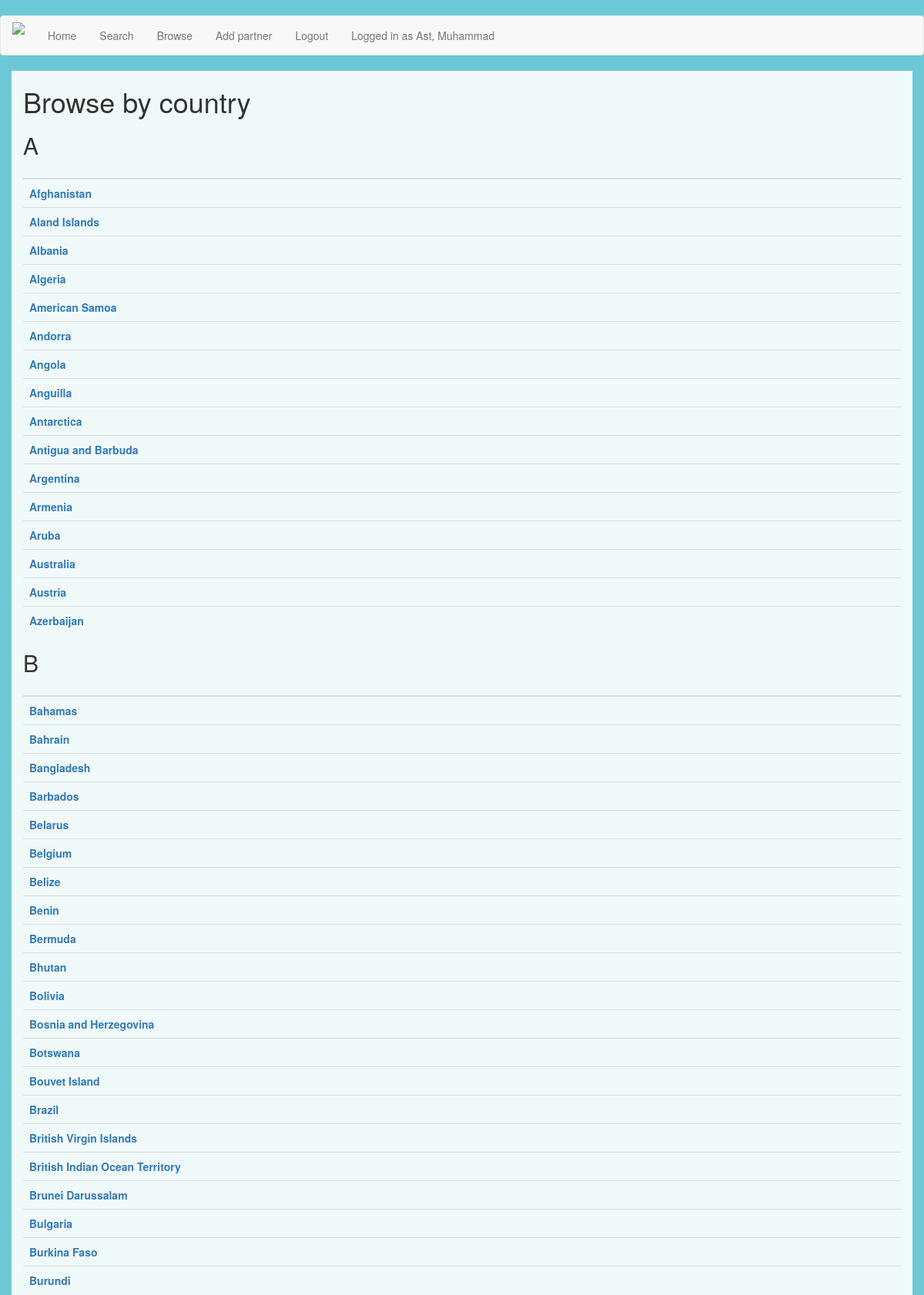
Page /browse-by-country/ (signed in, upper part) on the committed database.
### app/models.py (models this page shows, shortened)
class User(UserMixin, db.Model):
	id = db.Column(db.Integer, primary_key=True)
	userid = db.Column(db.String(64), index=True, unique=True)
	fname = db.Column(db.String(64), index=True)
	sname = db.Column(db.String(64), index=True)
	email = db.Column(db.String(120), index=True, unique=True)
	role = db.Column(db.String)
	passwordhash = db.Column(db.String(128))
	collabs = db.relationship('Partner', backref='col_owner', lazy='dynamic')
	reports = db.relationship('Report', backref='report_author', lazy='dynamic')
	def is_admin(self):
		if self.role == 'Admin':
			return True
		else:
			return False
	@login.user_loader
	def load_user(id):
		return User.query.get(int(id))

class Country(db.Model):
	iso = db.Column(db.String, primary_key=True)
	name = db.Column(db.String)

### app/routes.py (the view)
@app.route('/browse-by-country/')
@login_required
def browsecountry():
	alphabet = list(string.ascii_uppercase)
	countries = []
	for a in alphabet:
		c = Country.query.filter(Country.name.like(a+'%')).all()
		countries.append(c)
	ziplist = zip(alphabet, countries)
	return render_template('browse-by-country.html', ziplist=ziplist)

### app/templates/browse-by-country.html (shortened to what this page needs)
{% extends "base.html" %}
{% block app_content %}
	<head>
	</head>
	<body>
		<div class="container-fluid" id="container">
			<h1> Browse by country </h1>
			{% for letter, countrylist in ziplist %}
				<h2>{{ letter }} </h2>
					<table class="table">
						<thead>
							<tr>
				    			<th scope="col"></th>
				    		</tr>
						</thead>
						<tbody>
							{% for c in countrylist %}
					    	<tr>
						    	<th scope="row"><a href="{{ url_for('country', iso=c.iso) }}">{{ c.name }}<a/></th>
							</tr>
			    			{% endfor %}
						</tbody>
					</table>
			{% endfor %}
	   </div>
	</body>
{% endblock %}

### app/templates/base.html (shortened to what this page needs)
{% extends 'bootstrap/base.html' %}
{% import 'bootstrap/wtf.html' as wtf %}
{% block navbar %}
	<nav class="navbar navbar-default" id="navbardef">
		<div class="container-fluid">
            <div class="navbar-header">
                <a class="navbar-brand" rel="home" href="{{ url_for('index') }}" title="Home">
                <img style="max-width:100px; margin-top: -7px;"src="https://image.ibb.co/mCLfGy/logo.png">
                </a>
            </div>
            <div class="collapse navbar-collapse" id="bs-example-navbar-collapse-1">
                <ul class="nav navbar-nav">
                    <li><a href="{{ url_for('landing') }}">Home</a></li>
                <ul class="nav navbar-nav navbar-right">
                    {% if current_user.is_anonymous %}
                    <li><a href="{{ url_for('login') }}">Login</a></li>
                    {% else %}
                    <li><a href="{{ url_for('search') }}">Search</a></li>
                    <li><a href="{{ url_for('browsecountry') }}">Browse</a></li>
                    <li><a href="{{ url_for('newpartner') }}">Add partner</a></li>
                    <li><a href="{{ url_for('logout') }}">Logout</a></li>
                    <li><a href="{{ url_for('profile') }}">Logged in as {{ current_user.sname }}, {{ current_user.fname }}</a></li>
                    {% endif %}
                </ul>
            </div>
        </div>
	</nav>
{% endblock %}
{% block content %}
    <head>
    </head>
    <div class="container-fluid">
        {% block app_content %}{% endblock %}
    </div>
{% endblock %}

### app/templates/base.html (style rules this page uses)
body { background-color: #6dc8d5; height: 100%; background-size: cover; background-position: center; background-repeat: no-repeat; padding-top: 20px }

### app/templates/browse-by-country.html (style rules this page uses)
body { height: 100%; background-position: center; background-repeat: no-repeat; background-size: cover; }
#container { background: rgba(255, 255, 255, 0.9); padding-bottom: 20px; }

### rows in the picture
User: sname "Ast", fname "Muhammad"
Country: name "Afghanistan"
Country: name "Aland Islands"
Country: name "Albania"
Country: name "Algeria"
Country: name "American Samoa"
Country: name "Andorra"
Country: name "Angola"
Country: name "Anguilla"
Country: name "Antarctica"
Country: name "Antigua and Barbuda"
Country: name "Argentina"
Country: name "Armenia"
Country: name "Aruba"
Country: name "Australia"
Country: name "Austria"
Country: name "Azerbaijan"
Country: name "Bahamas"
Country: name "Bahrain"
Country: name "Bangladesh"
Country: name "Barbados"
Country: name "Belarus"
Country: name "Belgium"
Country: name "Belize"
Country: name "Benin"
Country: name "Bermuda"
Country: name "Bhutan"
Country: name "Bolivia"
Country: name "Bosnia and Herzegovina"
Country: name "Botswana"
Country: name "Bouvet Island"
Country: name "Brazil"
Country: name "British Virgin Islands"
Country: name "British Indian Ocean Territory"
Country: name "Brunei Darussalam"
Country: name "Bulgaria"
Country: name "Burkina Faso"
Country: name "Burundi"

### other values in the picture
{{ letter }} "A" "B"
